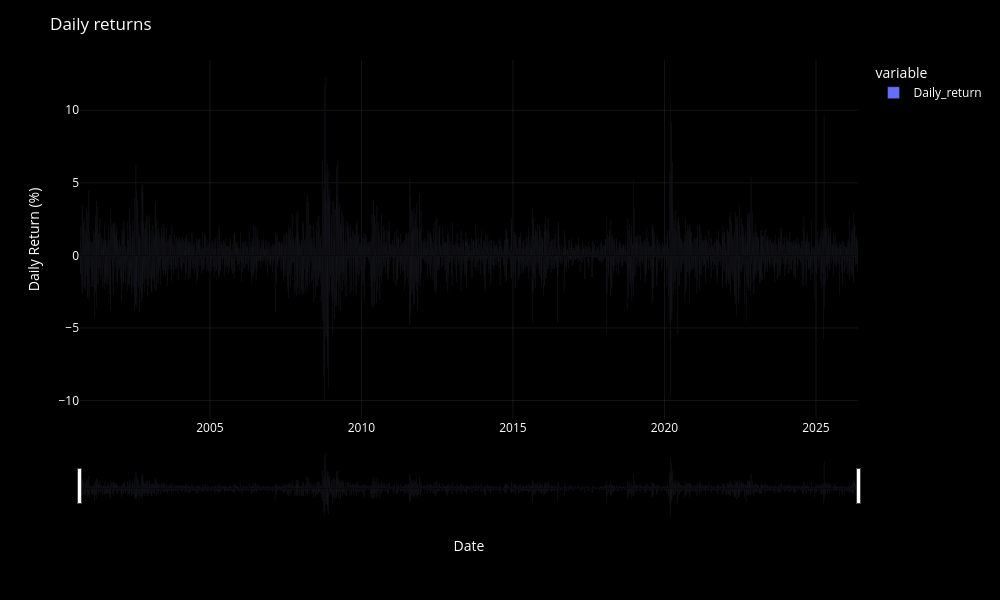

The cell this chart's notebook holds for it:
### Code cell
plot_df_chart(
    df["Daily_return"],
    chart_type="bar",
    chart_title="Daily returns",
    yaxis_title="Daily Return (%)",
    width=1000,
    height=600,
)

### Figure 1 — Plotly figure (JSON) as saved in the notebook; plotly's stock layout.template omitted (floating-point values rounded to 4 significant figures; data arrays with more than 128 entries replaced by an {"elided": "..."} marker saying what was removed)
{"data": [{"hovertemplate": "<b>%{fullData.name}</b><br>%{y:.2f}<extra></extra>", "legendgroup": "Daily_return", "marker": {"color": "#636efa", "pattern": {"shape": ""}}, "name": "Daily_return", "orientation": "v", "showlegend": true, "textposition": "auto", "type": "bar", "x": {"elided": "6484 str values"}, "xaxis": "x", "y": {"elided": "6484 float values"}, "yaxis": "y"}], "layout": {"barmode": "relative", "dragmode": "zoom", "font": {"color": "white", "size": 12}, "height": 600, "legend": {"bgcolor": "rgba(0,0,0,0)", "itemclick": "toggle", "itemdoubleclick": "toggleothers", "title": {"text": "variable"}, "tracegroupgap": 0}, "margin": {"t": 60}, "paper_bgcolor": "black", "plot_bgcolor": "black", "title": {"text": "Daily returns"}, "width": 1000, "xaxis": {"anchor": "y", "domain": [0, 1], "gridcolor": "rgba(255,255,255,0.08)", "rangeslider": {"visible": true}, "showgrid": true, "title": {"text": "Date"}}, "yaxis": {"anchor": "x", "domain": [0, 1], "fixedrange": false, "gridcolor": "rgba(255,255,255,0.08)", "showgrid": true, "title": {"text": "Daily Return (%)"}}}}
